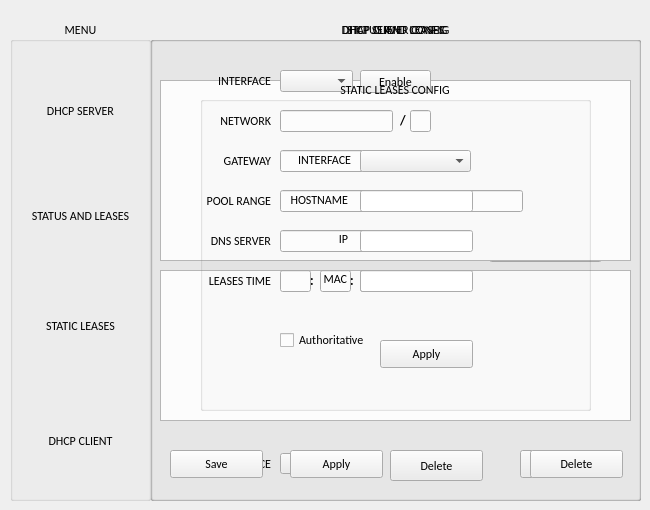
   <widget class="QWidget" name="DHCP">
    <attribute name="title">
     <string>DHCP</string>
    </attribute>
    <widget class="QGroupBox" name="menu">
     <property name="geometry">
      <rect>
       <x>10</x>
       <y>20</y>
       <width>141</width>
       <height>481</height>
      </rect>
     </property>
     <property name="font">
      <font>
       <family>Calibri</family>
       <pointsize>9</pointsize>
      </font>
     </property>
     <property name="title">
      <string>MENU</string>
     </property>
     <property name="alignment">
      <set>Qt::AlignCenter</set>
     </property>
     <widget class="QPushButton" name="dhcp_server_button">
      <property name="geometry">
       <rect>
        <x>0</x>
        <y>40</y>
        <width>141</width>
        <height>101</height>
       </rect>
      </property>
      <property name="text">
       <string>DHCP SERVER</string>
      </property>
      <property name="autoDefault">
       <bool>false</bool>
      </property>
      <property name="default">
       <bool>true</bool>
      </property>
      <property name="flat">
       <bool>true</bool>
      </property>
     </widget>
     <widget class="QPushButton" name="status_leases_button">
      <property name="geometry">
       <rect>
        <x>0</x>
        <y>140</y>
        <width>141</width>
        <height>111</height>
       </rect>
      </property>
      <property name="text">
       <string>STATUS AND LEASES</string>
      </property>
      <property name="autoDefault">
       <bool>false</bool>
      </property>
      <property name="flat">
       <bool>true</bool>
      </property>
     </widget>
     <widget class="QPushButton" name="static_leases_button">
      <property name="geometry">
       <rect>
        <x>0</x>
        <y>250</y>
        <width>141</width>
        <height>111</height>
       </rect>
      </property>
      <property name="text">
       <string>STATIC LEASES</string>
      </property>
      <property name="autoDefault">
       <bool>false</bool>
      </property>
      <property name="flat">
       <bool>true</bool>
      </property>
     </widget>
     <widget class="QPushButton" name="dhcp_client_button">
      <property name="geometry">
       <rect>
        <x>0</x>
        <y>360</y>
        <width>141</width>
        <height>121</height>
       </rect>
      </property>
      <property name="text">
       <string>DHCP CLIENT</string>
      </property>
      <property name="autoDefault">
       <bool>false</bool>
      </property>
      <property name="flat">
       <bool>true</bool>
      </property>
     </widget>
    </widget>
    <widget class="QGroupBox" name="dhcp_client_config_box">
     <property name="enabled">
      <bool>true</bool>
     </property>
     <property name="geometry">
      <rect>
       <x>150</x>
       <y>20</y>
       <width>491</width>
       <height>481</height>
      </rect>
     </property>
     <property name="font">
      <font>
       <family>Calibri</family>
       <pointsize>9</pointsize>
      </font>
     </property>
     <property name="autoFillBackground">
      <bool>false</bool>
     </property>
     <property name="title">
      <string>DHCP CLIENT CONFIG</string>
     </property>
     <property name="alignment">
      <set>Qt::AlignCenter</set>
     </property>
     <property name="flat">
      <bool>false</bool>
     </property>
     <property name="checkable">
      <bool>false</bool>
     </property>
     <property name="checked">
      <bool>false</bool>
     </property>
     <widget class="QLabel" name="status_client_line_edit">
      <property name="geometry">
       <rect>
        <x>256</x>
        <y>70</y>
        <width>71</width>
        <height>20</height>
       </rect>
      </property>
      <property name="text">
       <string>STATUS:</string>
      </property>
      <property name="alignment">
       <set>Qt::AlignRight|Qt::AlignTrailing|Qt::AlignVCenter</set>
      </property>
     </widget>
     <widget class="QLabel" name="network_client_label">
      <property name="geometry">
       <rect>
        <x>259</x>
        <y>120</y>
        <width>67</width>
        <height>18</height>
       </rect>
      </property>
      <property name="text">
       <string>NETWORK:</string>
      </property>
      <property name="alignment">
       <set>Qt::AlignRight|Qt::AlignTrailing|Qt::AlignVCenter</set>
      </property>
     </widget>
     <widget class="QLabel" name="label_38">
      <property name="geometry">
       <rect>
        <x>309</x>
        <y>170</y>
        <width>16</width>
        <height>18</height>
       </rect>
      </property>
      <property name="text">
       <string>IP:</string>
      </property>
      <property name="alignment">
       <set>Qt::AlignRight|Qt::AlignTrailing|Qt::AlignVCenter</set>
      </property>
     </widget>
     <widget class="QLabel" name="label_40">
      <property name="geometry">
       <rect>
        <x>248</x>
        <y>220</y>
        <width>81</width>
        <height>20</height>
       </rect>
      </property>
      <property name="text">
       <string>GATEWAY:</string>
      </property>
      <property name="alignment">
       <set>Qt::AlignRight|Qt::AlignTrailing|Qt::AlignVCenter</set>
      </property>
     </widget>
     <widget class="QLabel" name="label_41">
      <property name="geometry">
       <rect>
        <x>228</x>
        <y>270</y>
        <width>101</width>
        <height>20</height>
       </rect>
      </property>
      <property name="text">
       <string>DNS SERVER:</string>
      </property>
      <property name="alignment">
       <set>Qt::AlignRight|Qt::AlignTrailing|Qt::AlignVCenter</set>
      </property>
     </widget>
     <widget class="QPushButton" name="client_dhcp_release_button">
      <property name="geometry">
       <rect>
        <x>250</x>
        <y>330</y>
        <width>93</width>
        <height>28</height>
       </rect>
      </property>
      <property name="text">
       <string>Release</string>
      </property>
     </widget>
     <widget class="QPushButton" name="client_dhcp_renew_button">
      <property name="geometry">
       <rect>
        <x>360</x>
        <y>330</y>
        <width>93</width>
        <height>28</height>
       </rect>
      </property>
      <property name="text">
       <string>Renew</string>
      </property>
     </widget>
     <widget class="QGroupBox" name="groupBox_2">
      <property name="geometry">
       <rect>
        <x>20</x>
        <y>70</y>
        <width>181</width>
        <height>161</height>
       </rect>
      </property>
      <property name="title">
       <string>DHCP CLIENT</string>
      </property>
      <property name="alignment">
       <set>Qt::AlignCenter</set>
      </property>
      <widget class="QLabel" name="label_34">
       <property name="geometry">
        <rect>
         <x>10</x>
         <y>50</y>
         <width>71</width>
         <height>21</height>
        </rect>
       </property>
       <property name="text">
        <string>INTERFACE</string>
       </property>
       <property name="alignment">
        <set>Qt::AlignRight|Qt::AlignTrailing|Qt::AlignVCenter</set>
       </property>
      </widget>
      <widget class="QComboBox" name="interface_client_comboBox">
       <property name="geometry">
        <rect>
         <x>90</x>
         <y>50</y>
         <width>73</width>
         <height>22</height>
        </rect>
       </property>
      </widget>
      <widget class="QPushButton" name="client_dhcp_apply_button">
       <property name="geometry">
        <rect>
         <x>40</x>
         <y>120</y>
         <width>93</width>
         <height>28</height>
        </rect>
       </property>
       <property name="text">
        <string>Disable</string>
       </property>
      </widget>
     </widget>
     <widget class="QLineEdit" name="lineEdit">
      <property name="geometry">
       <rect>
        <x>339</x>
        <y>70</y>
        <width>113</width>
        <height>22</height>
       </rect>
      </property>
      <property name="readOnly">
       <bool>true</bool>
      </property>
     </widget>
     <widget class="QLineEdit" name="lineEdit_2">
      <property name="geometry">
       <rect>
        <x>339</x>
        <y>120</y>
        <width>113</width>
        <height>22</height>
       </rect>
      </property>
      <property name="readOnly">
       <bool>true</bool>
      </property>
     </widget>
     <widget class="QLineEdit" name="lineEdit_3">
      <property name="geometry">
       <rect>
        <x>339</x>
        <y>170</y>
        <width>113</width>
        <height>22</height>
       </rect>
      </property>
      <property name="readOnly">
       <bool>true</bool>
      </property>
     </widget>
     <widget class="QLineEdit" name="lineEdit_4">
      <property name="geometry">
       <rect>
        <x>339</x>
        <y>220</y>
        <width>113</width>
        <height>22</height>
       </rect>
      </property>
      <property name="readOnly">
       <bool>true</bool>
      </property>
     </widget>
     <widget class="QLineEdit" name="lineEdit_5">
      <property name="geometry">
       <rect>
        <x>339</x>
        <y>270</y>
        <width>113</width>
        <height>22</height>
       </rect>
      </property>
      <property name="readOnly">
       <bool>true</bool>
      </property>
      <property name="clearButtonEnabled">
       <bool>false</bool>
      </property>
     </widget>
    </widget>
    <widget class="QGroupBox" name="status_leases">
     <property name="geometry">
      <rect>
       <x>150</x>
       <y>20</y>
       <width>491</width>
       <height>481</height>
      </rect>
     </property>
     <property name="font">
      <font>
       <family>Calibri</family>
       <pointsize>9</pointsize>
      </font>
     </property>
     <property name="title">
      <string>STATUS AND LEASES</string>
     </property>
     <property name="alignment">
      <set>Qt::AlignCenter</set>
     </property>
     <widget class="QComboBox" name="status_comboBox">
      <property name="geometry">
       <rect>
        <x>130</x>
        <y>433</y>
        <width>81</width>
        <height>21</height>
       </rect>
      </property>
     </widget>
     <widget class="QLabel" name="label_12">
      <property name="geometry">
       <rect>
        <x>50</x>
        <y>433</y>
        <width>71</width>
        <height>21</height>
       </rect>
      </property>
      <property name="text">
       <string>INTERFACE</string>
      </property>
      <property name="alignment">
       <set>Qt::AlignRight|Qt::AlignTrailing|Qt::AlignVCenter</set>
      </property>
     </widget>
     <widget class="QPushButton" name="status_delete_Button">
      <property name="geometry">
       <rect>
        <x>240</x>
        <y>430</y>
        <width>93</width>
        <height>31</height>
       </rect>
      </property>
      <property name="text">
       <string>Delete</string>
      </property>
     </widget>
     <widget class="QTableWidget" name="columnview">
      <property name="geometry">
       <rect>
        <x>10</x>
        <y>60</y>
        <width>471</width>
        <height>181</height>
       </rect>
      </property>
     </widget>
     <widget class="QPushButton" name="refresh_status_button">
      <property name="geometry">
       <rect>
        <x>370</x>
        <y>430</y>
        <width>93</width>
        <height>28</height>
       </rect>
      </property>
      <property name="text">
       <string>Refresh</string>
      </property>
     </widget>
     <widget class="QTextEdit" name="log_plain_text">
      <property name="geometry">
       <rect>
        <x>10</x>
        <y>250</y>
        <width>471</width>
        <height>151</height>
       </rect>
      </property>
     </widget>
    </widget>
    <widget class="QGroupBox" name="dhcp_server_config_box">
     <property name="geometry">
      <rect>
       <x>150</x>
       <y>20</y>
       <width>491</width>
       <height>481</height>
      </rect>
     </property>
     <property name="font">
      <font>
       <family>Calibri</family>
       <pointsize>9</pointsize>
      </font>
     </property>
     <property name="title">
      <string>DHCP SERVER CONFIG</string>
     </property>
     <property name="alignment">
      <set>Qt::AlignCenter</set>
     </property>
     <widget class="QLabel" name="label">
      <property name="geometry">
       <rect>
        <x>50</x>
        <y>50</y>
        <width>71</width>
        <height>21</height>
       </rect>
      </property>
      <property name="text">
       <string>INTERFACE</string>
      </property>
      <property name="alignment">
       <set>Qt::AlignRight|Qt::AlignTrailing|Qt::AlignVCenter</set>
      </property>
     </widget>
     <widget class="QComboBox" name="interface_comboBox">
      <property name="enabled">
       <bool>true</bool>
      </property>
      <property name="geometry">
       <rect>
        <x>130</x>
        <y>50</y>
        <width>73</width>
        <height>22</height>
       </rect>
      </property>
     </widget>
     <widget class="QLabel" name="label_2">
      <property name="geometry">
       <rect>
        <x>50</x>
        <y>90</y>
        <width>71</width>
        <height>21</height>
       </rect>
      </property>
      <property name="text">
       <string>NETWORK</string>
      </property>
      <property name="alignment">
       <set>Qt::AlignRight|Qt::AlignTrailing|Qt::AlignVCenter</set>
      </property>
     </widget>
     <widget class="QLineEdit" name="network_line_edit">
      <property name="geometry">
       <rect>
        <x>130</x>
        <y>90</y>
        <width>113</width>
        <height>22</height>
       </rect>
      </property>
     </widget>
     <widget class="QLabel" name="label_3">
      <property name="geometry">
       <rect>
        <x>250</x>
        <y>90</y>
        <width>21</width>
        <height>21</height>
       </rect>
      </property>
      <property name="font">
       <font>
        <pointsize>10</pointsize>
        <weight>75</weight>
        <bold>true</bold>
       </font>
      </property>
      <property name="text">
       <string>/</string>
      </property>
     </widget>
     <widget class="QLineEdit" name="prefijo_line_edit">
      <property name="geometry">
       <rect>
        <x>260</x>
        <y>90</y>
        <width>21</width>
        <height>22</height>
       </rect>
      </property>
     </widget>
     <widget class="QLabel" name="label_4">
      <property name="geometry">
       <rect>
        <x>50</x>
        <y>130</y>
        <width>71</width>
        <height>21</height>
       </rect>
      </property>
      <property name="text">
       <string>GATEWAY</string>
      </property>
      <property name="alignment">
       <set>Qt::AlignRight|Qt::AlignTrailing|Qt::AlignVCenter</set>
      </property>
     </widget>
     <widget class="QLineEdit" name="getaway_line_edit">
      <property name="geometry">
       <rect>
        <x>130</x>
        <y>130</y>
        <width>113</width>
        <height>22</height>
       </rect>
      </property>
     </widget>
     <widget class="QLabel" name="label_5">
      <property name="geometry">
       <rect>
        <x>20</x>
        <y>170</y>
        <width>101</width>
        <height>21</height>
       </rect>
      </property>
      <property name="text">
       <string>POOL RANGE</string>
      </property>
      <property name="alignment">
       <set>Qt::AlignRight|Qt::AlignTrailing|Qt::AlignVCenter</set>
      </property>
     </widget>
     <widget class="QLineEdit" name="pool_range_start_line_edit">
      <property name="geometry">
       <rect>
        <x>130</x>
        <y>170</y>
        <width>113</width>
        <height>22</height>
       </rect>
      </property>
     </widget>
     <widget class="QLabel" name="label_6">
      <property name="geometry">
       <rect>
        <x>250</x>
        <y>170</y>
        <width>21</width>
        <height>21</height>
       </rect>
      </property>
      <property name="font">
       <font>
        <pointsize>10</pointsize>
        <weight>75</weight>
        <bold>true</bold>
       </font>
      </property>
      <property name="text">
       <string>-</string>
      </property>
     </widget>
     <widget class="QLineEdit" name="pool_range_stop_line_edit">
      <property name="geometry">
       <rect>
        <x>260</x>
        <y>170</y>
        <width>113</width>
        <height>22</height>
       </rect>
      </property>
     </widget>
     <widget class="QLabel" name="label_7">
      <property name="geometry">
       <rect>
        <x>20</x>
        <y>210</y>
        <width>101</width>
        <height>21</height>
       </rect>
      </property>
      <property name="text">
       <string>DNS SERVER</string>
      </property>
      <property name="alignment">
       <set>Qt::AlignRight|Qt::AlignTrailing|Qt::AlignVCenter</set>
      </property>
     </widget>
     <widget class="QLineEdit" name="dns_server_line_edit">
      <property name="geometry">
       <rect>
        <x>130</x>
        <y>210</y>
        <width>113</width>
        <height>22</height>
       </rect>
      </property>
     </widget>
     <widget class="QLabel" name="label_9">
      <property name="geometry">
       <rect>
        <x>20</x>
        <y>250</y>
        <width>101</width>
        <height>21</height>
       </rect>
      </property>
      <property name="text">
       <string>LEASES TIME</string>
      </property>
      <property name="alignment">
       <set>Qt::AlignRight|Qt::AlignTrailing|Qt::AlignVCenter</set>
      </property>
     </widget>
     <widget class="QLineEdit" name="time_hour_line_edit">
      <property name="geometry">
       <rect>
        <x>130</x>
        <y>250</y>
        <width>31</width>
        <height>22</height>
       </rect>
      </property>
     </widget>
     <widget class="QLabel" name="label_10">
      <property name="geometry">
       <rect>
        <x>160</x>
        <y>250</y>
        <width>16</width>
        <height>21</height>
       </rect>
      </property>
      <property name="font">
       <font>
        <pointsize>10</pointsize>
        <weight>75</weight>
        <bold>true</bold>
       </font>
      </property>
      <property name="text">
       <string>:</string>
      </property>
     </widget>
     <widget class="QLineEdit" name="time_minute_line_edit">
      <property name="geometry">
       <rect>
        <x>170</x>
        <y>250</y>
        <width>31</width>
        <height>22</height>
       </rect>
      </property>
     </widget>
     <widget class="QLabel" name="label_11">
      <property name="geometry">
       <rect>
        <x>200</x>
        <y>250</y>
        <width>16</width>
        <height>21</height>
       </rect>
      </property>
      <property name="font">
       <font>
        <pointsize>10</pointsize>
        <weight>75</weight>
        <bold>true</bold>
       </font>
      </property>
      <property name="text">
       <string>:</string>
      </property>
     </widget>
     <widget class="QLineEdit" name="time_second_line_edit">
      <property name="geometry">
       <rect>
        <x>210</x>
        <y>250</y>
        <width>31</width>
        <height>22</height>
       </rect>
      </property>
     </widget>
     <widget class="QCheckBox" name="arp_check_box">
      <property name="geometry">
       <rect>
        <x>130</x>
        <y>310</y>
        <width>121</width>
        <height>20</height>
       </rect>
      </property>
      <property name="text">
       <string>Authoritative</string>
      </property>
     </widget>
     <widget class="QPushButton" name="dhcp_save_button">
      <property name="geometry">
       <rect>
        <x>20</x>
        <y>430</y>
        <width>93</width>
        <height>28</height>
       </rect>
      </property>
      <property name="text">
       <string>Save</string>
      </property>
     </widget>
     <widget class="QPushButton" name="dhcp_server_apply_button">
      <property name="geometry">
       <rect>
        <x>140</x>
        <y>430</y>
        <width>93</width>
        <height>28</height>
       </rect>
      </property>
      <property name="text">
       <string>Apply</string>
      </property>
     </widget>
     <widget class="QPushButton" name="dhcp_server_delete_button">
      <property name="geometry">
       <rect>
        <x>380</x>
        <y>430</y>
        <width>93</width>
        <height>28</height>
       </rect>
      </property>
      <property name="text">
       <string>Delete</string>
      </property>
     </widget>
     <widget class="QPushButton" name="enable_disable_button">
      <property name="geometry">
       <rect>
        <x>210</x>
        <y>50</y>
        <width>71</width>
        <height>23</height>
       </rect>
      </property>
      <property name="text">
       <string>Enable</string>
      </property>
     </widget>
    </widget>
    <widget class="QGroupBox" name="static_config_box">
     <property name="enabled">
      <bool>true</bool>
     </property>
     <property name="geometry">
      <rect>
       <x>200</x>
       <y>80</y>
       <width>391</width>
       <height>331</height>
      </rect>
     </property>
     <property name="font">
      <font>
       <family>Calibri</family>
       <pointsize>9</pointsize>
      </font>
     </property>
     <property name="autoFillBackground">
      <bool>false</bool>
     </property>
     <property name="title">
      <string>STATIC LEASES CONFIG</string>
     </property>
     <property name="alignment">
      <set>Qt::AlignCenter</set>
     </property>
     <property name="flat">
      <bool>false</bool>
     </property>
     <property name="checkable">
      <bool>false</bool>
     </property>
     <property name="checked">
      <bool>false</bool>
     </property>
     <widget class="QLabel" name="status_client_line_edit_3">
      <property name="geometry">
       <rect>
        <x>100</x>
        <y>150</y>
        <width>48</width>
        <height>18</height>
       </rect>
      </property>
      <property name="text">
       <string>IP</string>
      </property>
      <property name="alignment">
       <set>Qt::AlignRight|Qt::AlignTrailing|Qt::AlignVCenter</set>
      </property>
     </widget>
     <widget class="QLabel" name="network_client_label_3">
      <property name="geometry">
       <rect>
        <x>80</x>
        <y>190</y>
        <width>67</width>
        <height>18</height>
       </rect>
      </property>
      <property name="text">
       <string>MAC</string>
      </property>
      <property name="alignment">
       <set>Qt::AlignRight|Qt::AlignTrailing|Qt::AlignVCenter</set>
      </property>
     </widget>
     <widget class="QPushButton" name="static_leases_apply_button">
      <property name="geometry">
       <rect>
        <x>180</x>
        <y>260</y>
        <width>93</width>
        <height>28</height>
       </rect>
      </property>
      <property name="text">
       <string>Apply</string>
      </property>
     </widget>
     <widget class="QLineEdit" name="ip_static_line_edit">
      <property name="geometry">
       <rect>
        <x>160</x>
        <y>150</y>
        <width>113</width>
        <height>22</height>
       </rect>
      </property>
      <property name="readOnly">
       <bool>false</bool>
      </property>
     </widget>
     <widget class="QLineEdit" name="mac_static_line_edit">
      <property name="geometry">
       <rect>
        <x>160</x>
        <y>190</y>
        <width>113</width>
        <height>22</height>
       </rect>
      </property>
      <property name="readOnly">
       <bool>false</bool>
      </property>
     </widget>
     <widget class="QLabel" name="status_client_line_edit_4">
      <property name="geometry">
       <rect>
        <x>77</x>
        <y>110</y>
        <width>71</width>
        <height>20</height>
       </rect>
      </property>
      <property name="text">
       <string>HOSTNAME</string>
      </property>
      <property name="alignment">
       <set>Qt::AlignRight|Qt::AlignTrailing|Qt::AlignVCenter</set>
      </property>
     </widget>
     <widget class="QLineEdit" name="host_static_line_edit">
      <property name="geometry">
       <rect>
        <x>160</x>
        <y>110</y>
        <width>113</width>
        <height>22</height>
       </rect>
      </property>
      <property name="readOnly">
       <bool>false</bool>
      </property>
     </widget>
     <widget class="QComboBox" name="static_comboBox">
      <property name="geometry">
       <rect>
        <x>160</x>
        <y>70</y>
        <width>111</width>
        <height>22</height>
       </rect>
      </property>
     </widget>
     <widget class="QLabel" name="status_client_line_edit_5">
      <property name="geometry">
       <rect>
        <x>80</x>
        <y>70</y>
        <width>71</width>
        <height>20</height>
       </rect>
      </property>
      <property name="text">
       <string>INTERFACE</string>
      </property>
      <property name="alignment">
       <set>Qt::AlignRight|Qt::AlignTrailing|Qt::AlignVCenter</set>
      </property>
     </widget>
    </widget>
   </widget>
